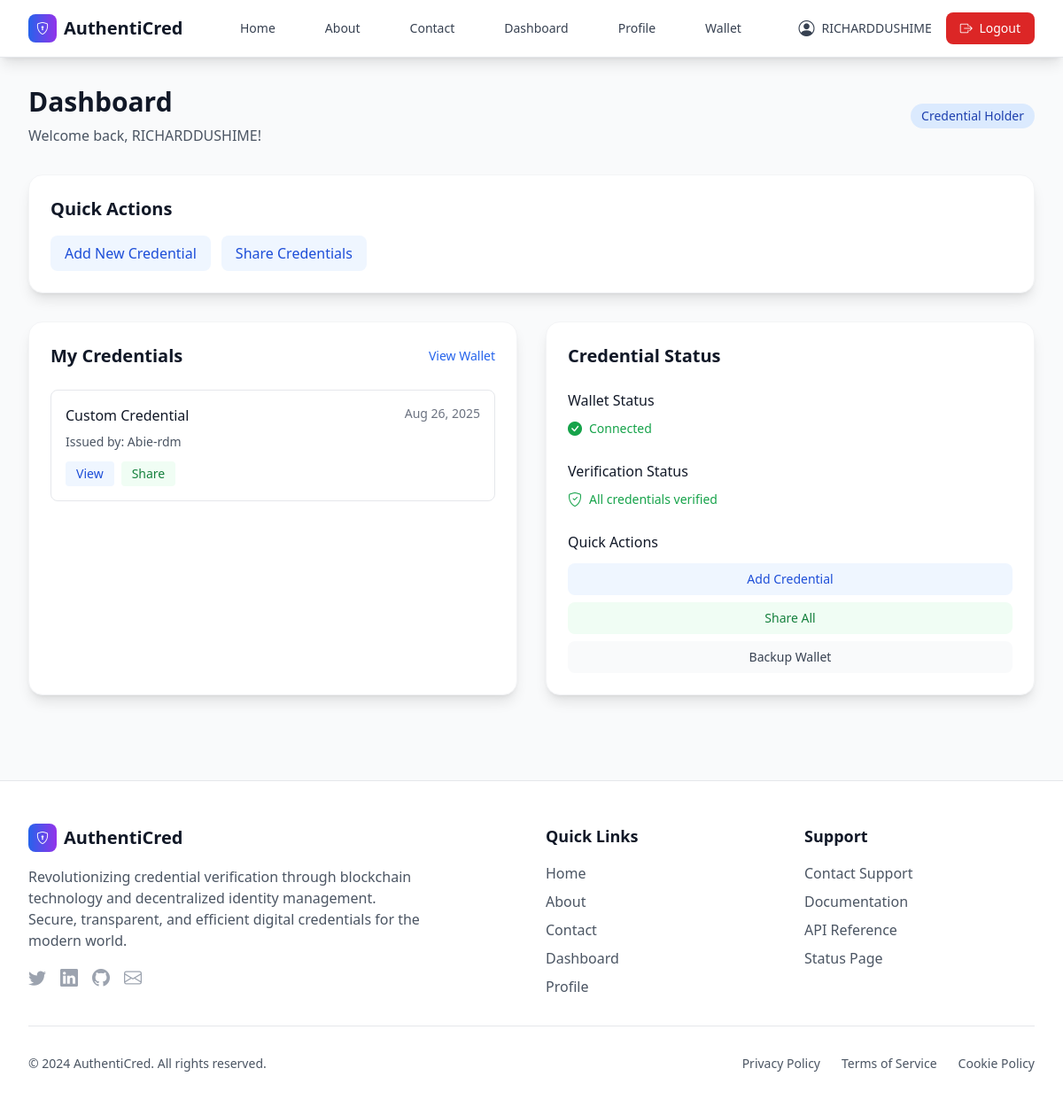
Screenshot of /dashboard/ (signed in) with the database file from the repository.
### users/models.py (models this page shows, shortened)
class User(AbstractUser):
    id = models.UUIDField(primary_key=True, default=uuid.uuid4, editable=False)
    user_type = models.CharField(max_length=20, choices=USER_TYPE_CHOICES)
    did = models.CharField(max_length=255, unique=True, null=True, blank=True)
    public_key = models.TextField(null=True, blank=True)
    created_at = models.DateTimeField(default=timezone.now)
    updated_at = models.DateTimeField(auto_now=True)
    groups = models.ManyToManyField(
        Group,
        verbose_name='groups',
        blank=True,
        help_text='The groups this user belongs to.',
        related_name="custom_user_set",
        related_query_name="user",
    )
    user_permissions = models.ManyToManyField(
        Permission,
        verbose_name='user permissions',
        blank=True,
        help_text='Specific permissions for this user.',
        related_name="custom_user_set",
        related_query_name="user",
    )
    def is_issuer(self):
        return self.user_type == 'INSTITUTION'
    def get_trust_status(self):
        if self.user_type == 'INSTITUTION':
            try:
                profile = self.institution_profile
                return profile.is_trusted
            except InstitutionProfile.DoesNotExist:
                pass
        return False
    def is_holder(self):
        return self.user_type == 'STUDENT'
    def is_verifier(self):
        return self.user_type == 'EMPLOYER'

### credentials/models.py (models this page shows, shortened)
class Credential(models.Model):
    STATUS_CHOICES = (
        ('DRAFT', 'Draft'),
        ('ISSUED', 'Issued'),
        ('REVOKED', 'Revoked'),
        ('EXPIRED', 'Expired'),
    )
    id = models.UUIDField(primary_key=True, default=uuid.uuid4, editable=False)
    vc_json = models.JSONField()
    issuer = models.ForeignKey('users.User', on_delete=models.CASCADE, related_name='issued_credentials')
    holder = models.ForeignKey('users.User', on_delete=models.CASCADE, related_name='credentials')
    schema = models.ForeignKey(CredentialSchema, on_delete=models.SET_NULL, null=True, blank=True)
    title = models.CharField(max_length=255)
    description = models.TextField(blank=True, null=True)
    credential_type = models.CharField(max_length=100)
    status = models.CharField(max_length=20, choices=STATUS_CHOICES, default='DRAFT')
    created_at = models.DateTimeField(default=timezone.now)
    issued_at = models.DateTimeField(null=True, blank=True)
    expiration_date = models.DateField(null=True, blank=True)
    revocation_reason = models.TextField(blank=True, null=True)

### users/views.py (the view)
# urls.py: path('dashboard/', views.dashboard_view, name='dashboard'),
@login_required
def dashboard_view(request):
    user = request.user
    context = {'user': user}
    context['is_trusted'] = user.get_trust_status()
    if user.is_issuer():
        context['issued_credentials'] = user.issued_credentials.all()[:5]
        context['pending_actions'] = [
            {'title': 'Issue New Credential', 'url': reverse('issue_credential')},
        ]
    elif user.is_holder():
        context['my_credentials'] = user.credentials.all()[:5]
        context['pending_actions'] = [
            {'title': 'Add New Credential', 'url': '#'},
            {'title': 'Share Credentials', 'url': '#'},
        ]
    elif user.is_verifier():
        context['recent_verifications'] = []
        context['pending_actions'] = [
            {'title': 'Verify Credentials', 'url': reverse('verify_credential')},
        ]
    return render(request, 'users/dashboard.html', context)

### users/templates/users/dashboard.html (shortened to what this page needs)
{% extends 'users/base.html' %}
{% block content %}
<div class="max-w-7xl mx-auto">
    <div class="flex flex-col sm:flex-row justify-between items-start sm:items-center mb-8">
        <div>
            <h1 class="text-3xl font-bold text-gray-900 mb-2">Dashboard</h1>
            <p class="text-gray-600">Welcome back, {{ user.username }}!</p>
        </div>
        <div class="flex flex-wrap gap-2 mt-4 sm:mt-0">
            <span class="bg-blue-100 text-blue-800 px-3 py-1 rounded-full text-sm font-medium">
                {{ user.get_user_type_display }}
            </span>
        </div>
    </div>
    {% if pending_actions %}
    <div class="bg-white rounded-2xl shadow-lg p-6 mb-8 border border-gray-100">
        <h2 class="text-xl font-semibold text-gray-900 mb-4">Quick Actions</h2>
        <div class="flex flex-wrap gap-3">
            {% for action in pending_actions %}
            <a href="{{ action.url }}" class="bg-blue-50 hover:bg-blue-100 text-blue-700 px-4 py-2 rounded-lg font-medium transition-colors duration-200">
                {{ action.title }}
            </a>
            {% endfor %}
        </div>
    </div>
    {% endif %}
    <div class="grid lg:grid-cols-2 gap-8">
        {% if user.is_holder %}
        <div class="bg-white rounded-2xl shadow-lg p-6 border border-gray-100 card-hover">
            <div class="flex items-center justify-between mb-6">
                <h2 class="text-xl font-semibold text-gray-900">My Credentials</h2>
                <a href="{% url 'wallet_home' %}" class="text-blue-600 hover:text-blue-700 text-sm font-medium">
                    View Wallet
                </a>
            </div>
            {% if my_credentials %}
            <div class="space-y-4">
                {% for cred in my_credentials %}
                <div class="border border-gray-200 rounded-lg p-4 hover:bg-gray-50 transition-colors">
                    <div class="flex justify-between items-start mb-2">
                        <h3 class="font-medium text-gray-900">{{ cred.credential_type }}</h3>
                        <span class="text-sm text-gray-500">{{ cred.issued_at|date:"M d, Y" }}</span>
                    </div>
                    <p class="text-sm text-gray-600 mb-3">Issued by: {{ cred.issuer.username }}</p>
                    <div class="flex gap-2">
                        <a href="{% url 'credential_detail' cred.id %}" class="bg-blue-50 hover:bg-blue-100 text-blue-700 px-3 py-1 rounded text-sm font-medium transition-colors">
                            View
                        </a>
                        <a href="{% url 'share_credential' cred.id %}" class="bg-green-50 hover:bg-green-100 text-green-700 px-3 py-1 rounded text-sm font-medium transition-colors">
                            Share
                        </a>
                    </div>
                </div>
                {% endfor %}
            </div>
            {% endif %}
        </div>
        <div class="bg-white rounded-2xl shadow-lg p-6 border border-gray-100 card-hover">
            <h2 class="text-xl font-semibold text-gray-900 mb-6">Credential Status</h2>
            <div class="space-y-6">
                <div>
                    <h3 class="font-medium text-gray-900 mb-2">Wallet Status</h3>
                    <div class="flex items-center text-green-600">
                        <i class="bi bi-check-circle-fill mr-2"></i>
                        <span class="text-sm">Connected</span>
                    </div>
                </div>
                <div>
                    <h3 class="font-medium text-gray-900 mb-2">Verification Status</h3>
                    <div class="flex items-center text-green-600">
                        <i class="bi bi-shield-check mr-2"></i>
                        <span class="text-sm">All credentials verified</span>
                    </div>
                </div>
                <div>
                    <h3 class="font-medium text-gray-900 mb-3">Quick Actions</h3>
                    <div class="space-y-2">
                        <a href="#" class="block w-full bg-blue-50 hover:bg-blue-100 text-blue-700 px-3 py-2 rounded-lg text-sm font-medium transition-colors text-center">
                            Add Credential
                        </a>
                        <a href="#" class="block w-full bg-green-50 hover:bg-green-100 text-green-700 px-3 py-2 rounded-lg text-sm font-medium transition-colors text-center">
                            Share All
                        </a>
                        <a href="#" class="block w-full bg-gray-50 hover:bg-gray-100 text-gray-700 px-3 py-2 rounded-lg text-sm font-medium transition-colors text-center">
                            Backup Wallet
                        </a>
                    </div>
                </div>
            </div>
        </div>
        {% endif %}
    </div>
</div>
{% endblock %}

### users/templates/users/components/navbar.html (shortened to what this page needs)
<nav class="bg-white shadow-lg border-b border-gray-200">
    <div class="max-w-7xl mx-auto px-4 sm:px-6 lg:px-8">
        <div class="flex justify-between h-16">
            <div class="flex items-center">
                <a href="{% url 'home' %}" class="flex items-center space-x-2 text-xl font-bold text-gray-900">
                    <div class="w-8 h-8 bg-gradient-to-r from-blue-600 to-purple-600 rounded-lg flex items-center justify-center">
                        <i class="bi bi-shield-lock text-white text-sm"></i>
                    </div>
                    <span>AuthentiCred</span>
                </a>
            </div>
            <div class="hidden md:flex items-center space-x-8">
                <a href="{% url 'home' %}" class="text-gray-700 hover:text-blue-600 px-3 py-2 rounded-md text-sm font-medium transition-colors">
                    Home
                </a>
                <a href="{% url 'about' %}" class="text-gray-700 hover:text-blue-600 px-3 py-2 rounded-md text-sm font-medium transition-colors">
                    About
                </a>
                <a href="{% url 'contact' %}" class="text-gray-700 hover:text-blue-600 px-3 py-2 rounded-md text-sm font-medium transition-colors">
                    Contact
                </a>
                {% if user.is_authenticated %}
                <a href="{% url 'dashboard' %}" class="text-gray-700 hover:text-blue-600 px-3 py-2 rounded-md text-sm font-medium transition-colors">
                    Dashboard
                </a>
                <a href="{% url 'profile' %}" class="text-gray-700 hover:text-blue-600 px-3 py-2 rounded-md text-sm font-medium transition-colors">
                    Profile
                </a>
                {% if user.is_holder %}
                <a href="{% url 'wallet_home' %}" class="text-gray-700 hover:text-blue-600 px-3 py-2 rounded-md text-sm font-medium transition-colors">
                    Wallet
                </a>
                {% endif %}
                {% endif %}
            </div>
            <div class="flex items-center space-x-4">
                {% if user.is_authenticated %}
                <div class="flex items-center space-x-2 text-sm text-gray-700">
                    <i class="bi bi-person-circle text-lg"></i>
                    <span>{{ user.username }}</span>
                </div>
                <a href="{% url 'logout' %}" class="bg-red-600 hover:bg-red-700 text-white px-4 py-2 rounded-lg text-sm font-medium transition-colors">
                    <i class="bi bi-box-arrow-right mr-1"></i> Logout
                </a>
                {% endif %}
            </div>
        </div>
    </div>
</nav>

### users/templates/users/base.html (style rules this page uses)
.card-hover { transition: all 0.3s ease; }

### rows the page displays
User: username "RICHARDDUSHIME", user_type "Credential Holder"
Credential: credential_type "Custom Credential", issued_at "Aug 26, 2025", issuer.username "Abie-rdm"

### other values shown
{{ action.title }} "Add New Credential" "Share Credentials"
